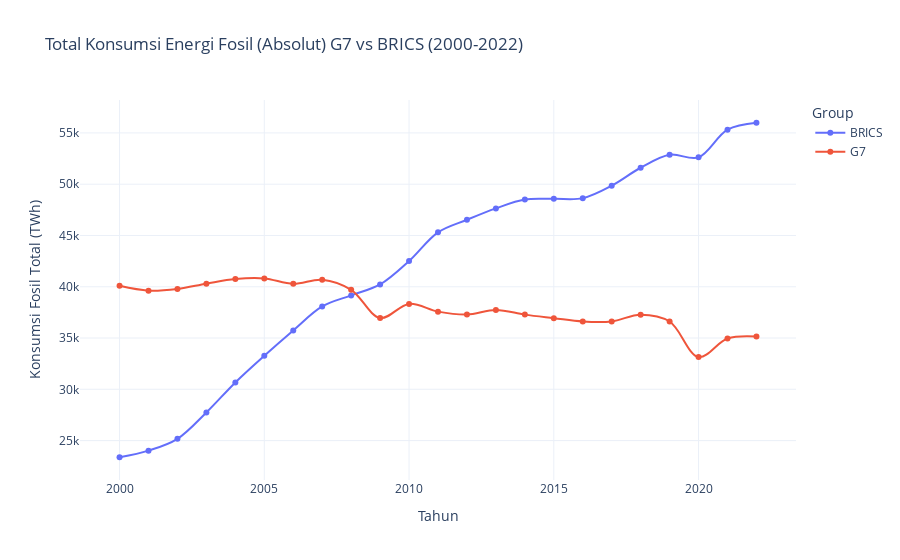

Write notebook code for a chart like this one.
### Code cell
# --- C. ANALISIS KONSUMSI FOSIL ABSOLUT ---

print("--- Analisis Konsumsi Energi Fosil Absolut (TWh) ---")

# Hitung Total Konsumsi Fosil Rata-Rata per Kelompok
df_fossil_absolute_trend = df_absolute.groupby(['Group', 'year'])['fossil_fuel_consumption'].sum().reset_index()

# Visualisasi Tren Konsumsi Fosil Absolut
fig_absolute_fossil = px.line(
    df_fossil_absolute_trend,
    x='year',
    y='fossil_fuel_consumption',
    color='Group',
    title='Total Konsumsi Energi Fosil (Absolut) G7 vs BRICS (2000-2022)',
    labels={'fossil_fuel_consumption': 'Konsumsi Fosil Total (TWh)', 'year': 'Tahun'},
    markers=True,
    line_shape='spline'
)
fig_absolute_fossil.update_layout(
    yaxis_title="Konsumsi Fosil Total (TWh)", 
    xaxis_title="Tahun"
)
fig_absolute_fossil.show()

# Perbandingan Konsumsi Total pada Tahun Terakhir
latest_year_data = df_fossil_absolute_trend[df_fossil_absolute_trend['year'] == end_year]

print(f"\nTotal Konsumsi Fosil (TWh) pada {end_year}:")
print(latest_year_data.pivot_table(index='year', columns='Group', values='fossil_fuel_consumption').round(0))

### Figure 1 — Plotly figure (JSON) as saved in the notebook; plotly's stock layout.template omitted (floating-point values rounded to 4 significant figures)
{"data": [{"hovertemplate": "Group=BRICS<br>Tahun=%{x}<br>Konsumsi Fosil Total (TWh)=%{y}<extra></extra>", "legendgroup": "BRICS", "line": {"color": "#636efa", "dash": "solid", "shape": "spline"}, "marker": {"symbol": "circle"}, "mode": "lines+markers", "name": "BRICS", "orientation": "v", "showlegend": true, "type": "scatter", "x": [2000, 2001, 2002, 2003, 2004, 2005, 2006, 2007, 2008, 2009, 2010, 2011, 2012, 2013, 2014, 2015, 2016, 2017, 2018, 2019, 2020, 2021, 2022], "xaxis": "x", "y": [23380.0, 24020.0, 25180.0, 27750.0, 30670.0, 33270.0, 35740.0, 38080.0, 39160.0, 40220.0, 42500.0, 45300.0, 46530.0, 47640.0, 48510.0, 48570.0, 48640.0, 49860.0, 51600.0, 52870.0, 52620.0, 55320.0, 55990.0], "yaxis": "y"}, {"hovertemplate": "Group=G7<br>Tahun=%{x}<br>Konsumsi Fosil Total (TWh)=%{y}<extra></extra>", "legendgroup": "G7", "line": {"color": "#EF553B", "dash": "solid", "shape": "spline"}, "marker": {"symbol": "circle"}, "mode": "lines+markers", "name": "G7", "orientation": "v", "showlegend": true, "type": "scatter", "x": [2000, 2001, 2002, 2003, 2004, 2005, 2006, 2007, 2008, 2009, 2010, 2011, 2012, 2013, 2014, 2015, 2016, 2017, 2018, 2019, 2020, 2021, 2022], "xaxis": "x", "y": [40090.0, 39620.0, 39790.0, 40300.0, 40750.0, 40810.0, 40290.0, 40690.0, 39700.0, 36960.0, 38330.0, 37570.0, 37290.0, 37730.0, 37280.0, 36940.0, 36610.0, 36620.0, 37270.0, 36610.0, 33150.0, 34950.0, 35150.0], "yaxis": "y"}], "layout": {"legend": {"title": {"text": "Group"}, "tracegroupgap": 0}, "title": {"text": "Total Konsumsi Energi Fosil (Absolut) G7 vs BRICS (2000-2022)"}, "xaxis": {"anchor": "y", "domain": [0, 1], "title": {"text": "Tahun"}}, "yaxis": {"anchor": "x", "domain": [0, 1], "title": {"text": "Konsumsi Fosil Total (TWh)"}}}}
